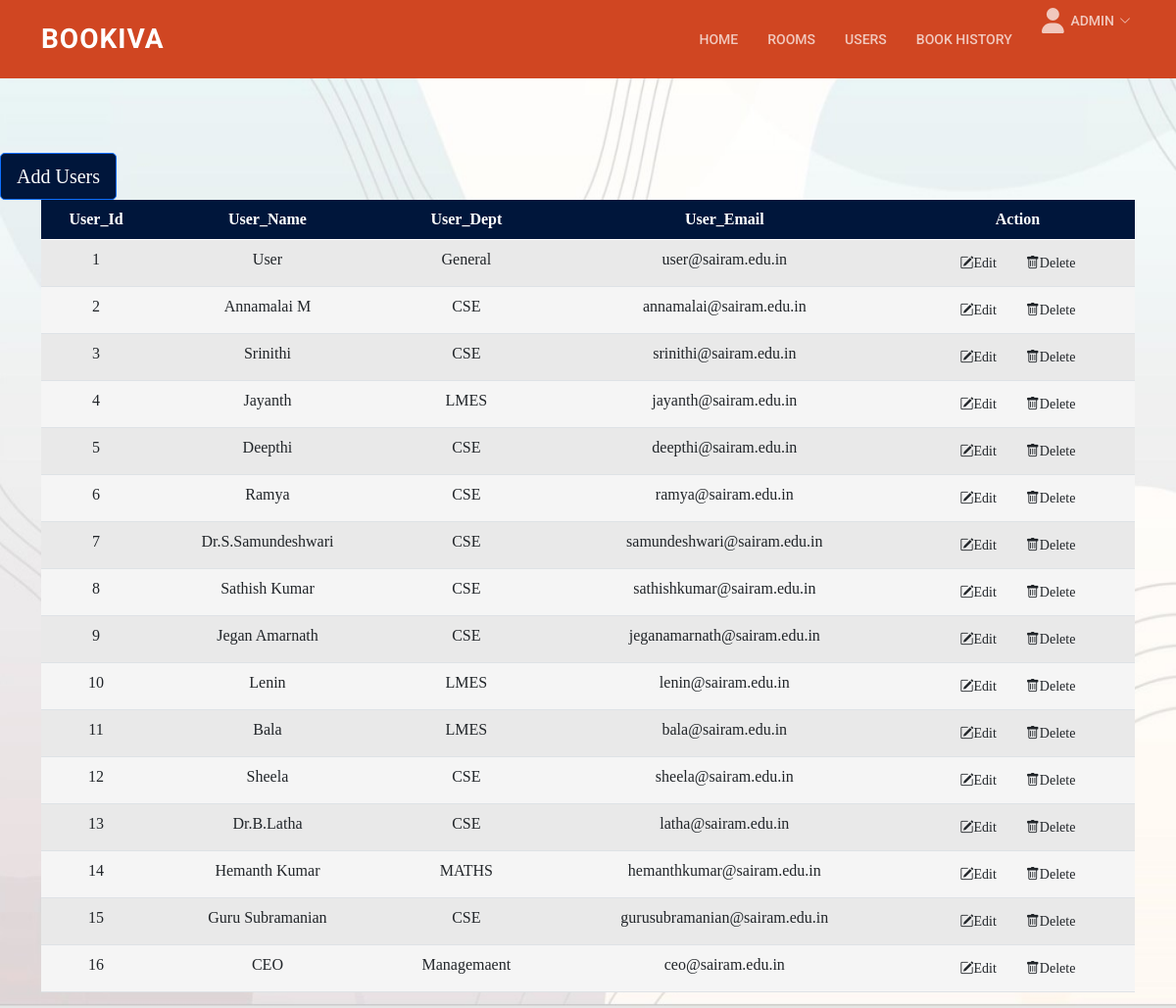
Page /admin/users.php?id=4 on the committed database.
### tables this page shows
CREATE TABLE `tbl_user` (
  `user_id` int(10) UNSIGNED NOT NULL,
  `user_name` varchar(225) NOT NULL,
  `user_dept` varchar(225) NOT NULL,
  `user_email` varchar(225) NOT NULL,
  `user_password` varchar(250) NOT NULL
);

### admin/users.php (the view, shortened to what this page needs)
<?php include('navbar.php');
        ?>
    <?php
$sql="SELECT * FROM tbl_user";
$res=mysqli_query($conn,$sql);
$records=mysqli_fetch_all($res,MYSQLI_ASSOC);
?>
<head>
</head>
<br><br><br><br>
    <div class="controlBtn">
        <a  href="" class="btn btn-lg btn-primary addBtn animate__animated animate__fadeInUp" data-bs-toggle="modal" data-bs-target="#exampleModal" role="button" style="background-color:rgba(0,22,59,255) !important;">Add Users</a>
        <br>
    </div>
    <div class="container user-container">
        <table class="table table-striped table-hover text-center animate__animated animate__fadeInDown" style="background-color:whitesmoke;">
            <thead>
                <tr>
                    <th scope="col" class="table-dark" style="background-color: rgba(0,22,59,255) !important;">User_Id</th>
                    <th scope="col" class="table-dark" style="background-color: rgba(0,22,59,255) !important;">User_Name</th>
                    <th scope="col" class="table-dark" style="background-color: rgba(0,22,59,255) !important;">User_Dept</th>
                    <th scope="col" class="table-dark" style="background-color: rgba(0,22,59,255) !important;">User_Email</th>
                    <th scope="col" class="table-dark" style="background-color: rgba(0,22,59,255) !important;">Action</th>
                </tr>
            </thead>
            <tbody>
            <?php $f=1;foreach($records as $i):?>
                    <tr>
                    <td><?php echo $f++; ?></td>
                        <td><?php echo $i['user_name']?></td>
                        <td><?php echo $i['user_dept']?></td>
                        <td><?php echo $i['user_email']?></td>
                    <td>
                        <a href='update-users.php?id=<?php echo $i['user_id']; ?>' class="btn btn-sm editBtn"  role="button"><i class="bi bi-pencil-square"></i>Edit</a>
                        <a href="#exampleModal2" class="btn btn-sm delBtn ms-2" data-bs-toggle="modal" data-bs-target="#exampleModal2" role="button" onclick="f(<?php echo $i['user_id']; ?>)"><i class="bi bi-trash"></i>Delete</a>
                    </td>
                </tr>
                <?php endforeach ?>
            </tbody>
        </table>
    </div>
</body>
</html>

### admin/navbar.php (shortened to what this page needs)
 <?php include('logincheckadmin.php');$id=$_GET['id'];?>
<!DOCTYPE html>
<html lang="en">
<head>
    <link rel="stylesheet" href="https://cdnjs.cloudflare.com/ajax/libs/font-awesome/4.7.0/css/font-awesome.min.css">
    <link href="assets/vendor/bootstrap/css/bootstrap.min.css" rel="stylesheet">
    <link href="assets/vendor/bootstrap-icons/bootstrap-icons.css" rel="stylesheet">
    <link href="assets/vendor/boxicons/css/boxicons.min.css" rel="stylesheet">
    <link href="assets/vendor/glightbox/css/glightbox.min.css" rel="stylesheet">
    <link href="assets/vendor/remixicon/remixicon.css" rel="stylesheet">
    <link href="assets/vendor/swiper/swiper-bundle.min.css" rel="stylesheet">
    <link href="assets/vendor/animate.css/animate.min.css" rel="stylesheet">
    <link href="assets/css/style.css" rel="stylesheet">
    <link  href="assets/css/evo-calendar.min.css" rel="stylesheet">
    <link href="assets/css/evo-calendar.orange-coral.min.css" rel="stylesheet">
</head>
<body style="background-image:url('assets/img/background.jpg');background-repeat: no-repeat;
            background-attachment: fixed;
            background-size: 100% 100%;">
    <header id="header" class="fixed-top d-flex align-items-center" style="position:fixed;top:0;left:0;background: #d04622 !important;">
        <div class="container d-flex align-items-center justify-content-between">
            <h1 class="logo"><a href="index.php?id=<?php echo $id; ?>">Bookiva</a></h1>
            <nav id="navbar" class="navbar">
                <ul>
                    <li><a class="nav-link scrollto" href="index.php?id=<?php echo $id; ?>">Home</a></li>
                    <li><a class="nav-link scrollto" href="rooms.php?id=<?php echo $id; ?>">Rooms</a></li>
                    <li><a class="nav-link scrollto" href="users.php?id=<?php echo $id; ?>">Users</a></li>
                    <li><a class="nav-link scrollto" href="book_history.php?id=<?php echo $id; ?>">Book History</a></li>
                    <li class="dropdown " style="margin-bottom:8%"><a class="nav-link scrollto"><i class="fa fa-user" style="font-size:26px;"></i>&nbsp;&nbsp;Admin<i class="bi bi-chevron-down"></i></a>
                    </li>
                </ul>
            </nav>
        </div>
    </header>

### admin/assets/css/style.css (style rules this page uses)
body { font-family: "Open Sans", sans-serif; color: #444444; }
a { color: #5c9f24; text-decoration: none; }
h1, h2, h3, h4, h5, h6 { font-family: "Roboto", sans-serif; }
#header { background:#d04622; transition: all 0.5s; z-index: 997; height: 80px; }
#header .logo { font-size: 28px; margin: 0; padding: 0; line-height: 1; font-weight: 700; letter-spacing: 1px; text-transform: uppercase; }
#header .logo a { color: #fff; }
.navbar { padding: 0; }
.navbar ul { margin: 0; padding: 0; display: flex; list-style: none; align-items: center; }
.navbar li { position: relative; }
.navbar>ul>li { white-space: nowrap; padding: 10px 0 10px 22px; }
.navbar a, .navbar a:focus { display: flex; align-items: center; justify-content: space-between; padding: 0 4px; font-family: "Roboto", sans-serif; font-size: 14px; font-weight: 500; color: rgba(255, 255, 255, 0.7); white-space: nowrap; transition: 0.3s; text-transform: uppercase; position: relative; }
.navbar a i, .navbar a:focus i { font-size: 12px; line-height: 0; margin-left: 5px; background: #d04622; }
.navbar>ul>li>a:before { content: ""; position: absolute; width: 100%; height: 2px; bottom: -6px; left: 0; background-color: #5c9f24; visibility: hidden; width: 0px; transition: all 0.3s ease-in-out 0s; }

### admin/users.php (style rules this page uses)
body { margin-top: 0%; }
@media only screen and (min-width: 1050px) and (max-width: 1370px) { body { margin-top: 5%; } }

### rows in the picture
tbl_user: user_name "User", user_dept "General", user_email "user@sairam.edu.in"
tbl_user: user_name "Annamalai M", user_dept "CSE", user_email "annamalai@sairam.edu.in"
tbl_user: user_name "Srinithi", user_dept "CSE", user_email "srinithi@sairam.edu.in"
tbl_user: user_name "Jayanth", user_dept "LMES", user_email "jayanth@sairam.edu.in"
tbl_user: user_name "Deepthi", user_dept "CSE", user_email "deepthi@sairam.edu.in"
tbl_user: user_name "Ramya", user_dept "CSE", user_email "ramya@sairam.edu.in"
tbl_user: user_name "Dr.S.Samundeshwari", user_dept "CSE", user_email "samundeshwari@sairam.edu.in"
tbl_user: user_name "Sathish Kumar", user_dept "CSE", user_email "sathishkumar@sairam.edu.in"
tbl_user: user_name "Jegan Amarnath", user_dept "CSE", user_email "jeganamarnath@sairam.edu.in"
tbl_user: user_name "Lenin", user_dept "LMES", user_email "lenin@sairam.edu.in"
tbl_user: user_name "Bala", user_dept "LMES", user_email "bala@sairam.edu.in"
tbl_user: user_name "Sheela", user_dept "CSE", user_email "sheela@sairam.edu.in"
tbl_user: user_name "Dr.B.Latha", user_dept "CSE", user_email "latha@sairam.edu.in"
tbl_user: user_name "Hemanth Kumar", user_dept "MATHS", user_email "hemanthkumar@sairam.edu.in"
tbl_user: user_name "Guru Subramanian", user_dept "CSE", user_email "gurusubramanian@sairam.edu.in"
tbl_user: user_name "CEO", user_dept "Managemaent", user_email "ceo@sairam.edu.in"
